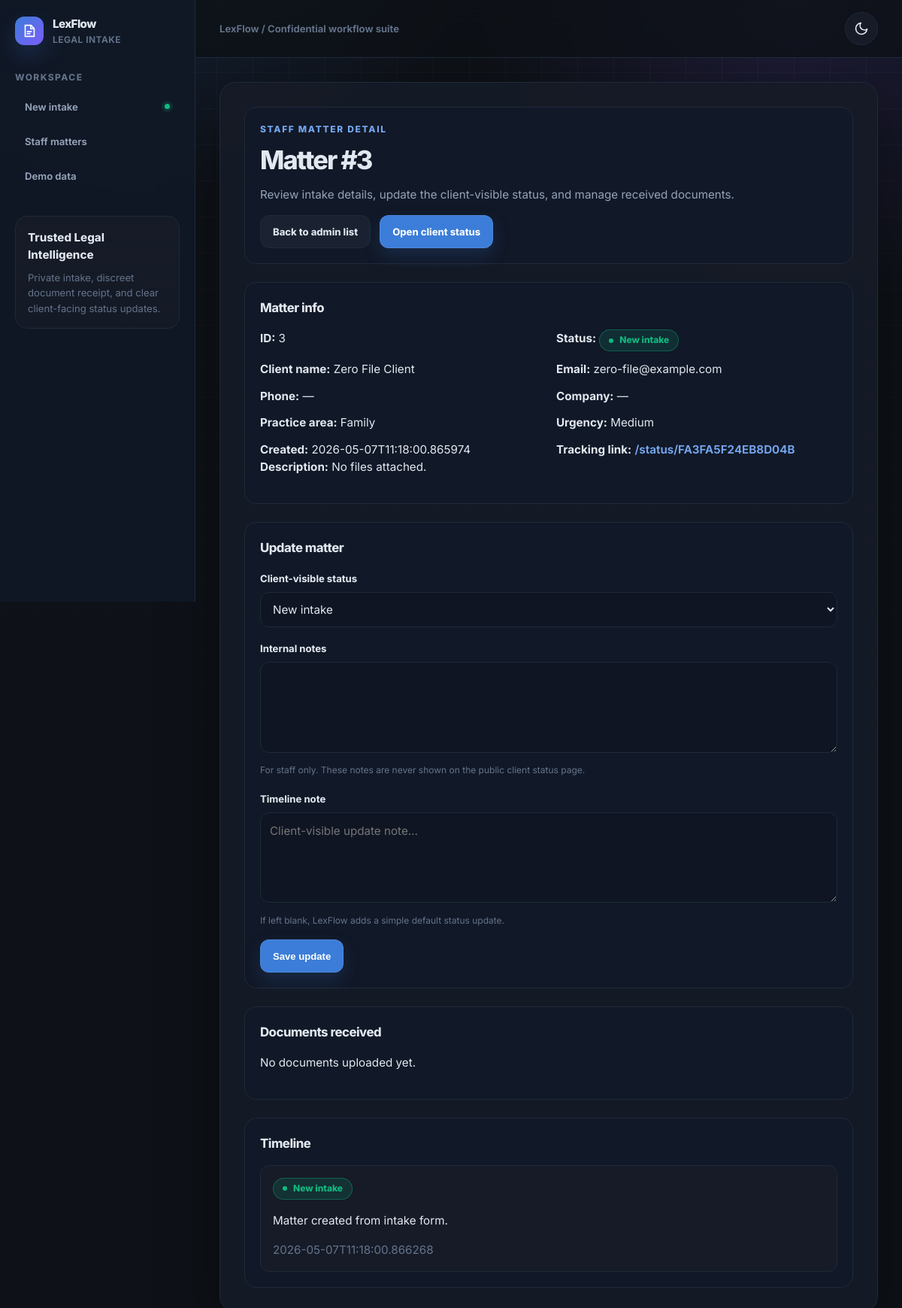
Page /admin/matter/3 on the committed database.
### tables this page shows
CREATE TABLE "matters" (
            id INTEGER PRIMARY KEY AUTOINCREMENT,
            created_at TEXT NOT NULL,
            token TEXT NOT NULL UNIQUE,
            client_name TEXT NOT NULL,
            email TEXT NOT NULL,
            phone TEXT,
            company TEXT,
            practice_area TEXT NOT NULL,
            urgency TEXT DEFAULT 'Medium',
            description TEXT,
            status TEXT NOT NULL DEFAULT 'New intake',
            internal_notes TEXT DEFAULT ''
        );

CREATE TABLE events (
                id INTEGER PRIMARY KEY AUTOINCREMENT,
                matter_id INTEGER NOT NULL,
                event_time TEXT NOT NULL DEFAULT CURRENT_TIMESTAMP,
                status TEXT NOT NULL,
                note TEXT,
                FOREIGN KEY (matter_id)
                    REFERENCES matters (id)
                    ON DELETE CASCADE
            );

### app.py (the view, shortened to what this page needs)
@app.route("/admin/matter/<int:matter_id>", methods=["GET", "POST"])
def admin_matter(matter_id):
    with get_db() as conn:
        matter = conn.execute("SELECT * FROM matters WHERE id=?", (matter_id,)).fetchone()
        if not matter:
            abort(404)
        docs   = conn.execute("SELECT * FROM documents WHERE matter_id=? ORDER BY uploaded_at DESC", (matter_id,)).fetchall()
        events = conn.execute("SELECT * FROM events WHERE matter_id=? ORDER BY event_time DESC", (matter_id,)).fetchall()
    return render_template("admin_matter.html", matter=matter, docs=docs,
                           events=events, statuses=STATUSES)

### app.py (called while the page is built)
def get_db():
    conn = sqlite3.connect(DB_PATH)
    conn.row_factory = sqlite3.Row
    return conn

### templates/admin_matter.html (shortened to what this page needs)
{% extends "base.html" %}
{% block content %}
<section class="card stack" aria-labelledby="page-title">
    <div class="section">
        <p class="eyebrow">Staff matter detail</p>
        <h1 id="page-title">Matter #{{ matter["id"] }}</h1>
        <p class="intro">
            Review intake details, update the client-visible status, and manage received documents.
        </p>
        <div class="actions">
            <a class="button button-secondary" href="{{ url_for('admin') }}">Back to admin list</a>
            <a class="button" href="{{ url_for('status_page', token=matter['token']) }}" target="_blank" rel="noopener">Open client status</a>
        </div>
    </div>
    <section class="section" aria-labelledby="matter-info">
        <h2 id="matter-info">Matter info</h2>
        <div class="meta-list">
            <p><strong>ID:</strong> {{ matter["id"] }}</p>
            <p><strong>Status:</strong> <span class="badge">{{ matter["status"] }}</span></p>
            <p><strong>Client name:</strong> {{ matter["client_name"] }}</p>
            <p><strong>Email:</strong> {{ matter["email"] }}</p>
            <p><strong>Phone:</strong> {{ matter["phone"] or "—" }}</p>
            <p><strong>Company:</strong> {{ matter["company"] or "—" }}</p>
            <p><strong>Practice area:</strong> {{ matter["practice_area"] }}</p>
            <p><strong>Urgency:</strong> {{ matter["urgency"] }}</p>
            <p><strong>Created:</strong> {{ matter["created_at"] }}</p>
            <p>
                <strong>Tracking link:</strong>
                <a href="{{ url_for('status_page', token=matter['token']) }}" target="_blank" rel="noopener">
                    /status/{{ matter["token"] }}
                </a>
            </p>
        </div>
        <p><strong>Description:</strong> {{ matter["description"] or "—" }}</p>
    </section>
    <section class="section" aria-labelledby="matter-update">
        <h2 id="matter-update">Update matter</h2>
        <form action="{{ url_for('admin_matter', matter_id=matter['id']) }}" method="post">
            <p>
                <label for="status">Client-visible status</label>
                <select id="status" name="status">
                    {% for status in statuses %}
                        <option value="{{ status }}" {% if status == matter["status"] %}selected{% endif %}>
                            {{ status }}
                        </option>
                    {% endfor %}
                </select>
            </p>
            <p>
                <label for="internal_notes">Internal notes</label>
                <textarea id="internal_notes" name="internal_notes" rows="4">{{ matter["internal_notes"] or "" }}</textarea>
                <small>For staff only. These notes are never shown on the public client status page.</small>
            </p>
            <p>
                <label for="event_note">Timeline note</label>
                <textarea id="event_note" name="event_note" rows="4" placeholder="Client-visible update note…"></textarea>
                <small>If left blank, LexFlow adds a simple default status update.</small>
            </p>
            <div class="actions">
                <button class="button" type="submit">Save update</button>
            </div>
        </form>
    </section>
    <section class="section" aria-labelledby="matter-documents">
        <h2 id="matter-documents">Documents received</h2>
        {% if docs %}
            <ul>
                {% for doc in docs %}
                    <li>
                        <a href="/uploads/{{ doc.stored_name }}" target="_blank" rel="noopener">
                            {{ doc.original_name }}
                        </a>
                    </li>
                {% endfor %}
            </ul>
        {% else %}
            <p>No documents uploaded yet.</p>
        {% endif %}
    </section>
    <section class="section" aria-labelledby="matter-timeline">
        <h2 id="matter-timeline">Timeline</h2>
        {% if events %}
            <ul class="timeline">
                {% for event in events %}
                    <li>
                        <p><span class="badge">{{ event["status"] }}</span></p>
                        <p>{{ event["note"] }}</p>
                        <p style="margin-bottom: 0; color: var(--muted);">{{ event["event_time"] }}</p>
                    </li>
                {% endfor %}
            </ul>
        {% else %}
            <p>No timeline events yet.</p>
        {% endif %}
    </section>
</section>
{% endblock %}

### rows in the picture
matters: id "3", status "New intake", client_name "Zero File Client", email "zero-file@example.com", phone "—", company "—", practice_area "Family", urgency "Medium", created_at "2026-05-07T11:18:00.865974", token "FA3FA5F24EB8D04B", description "No files attached."
events: status "New intake", note "Matter created from intake form.", event_time "2026-05-07T11:18:00.866268"
